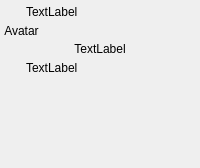
<ui version="4.0" >
 <class>ChatContactBox</class>
 <widget class="QWidget" name="ChatContactBox" >
  <property name="geometry" >
   <rect>
    <x>0</x>
    <y>0</y>
    <width>200</width>
    <height>168</height>
   </rect>
  </property>
  <property name="sizePolicy" >
   <sizepolicy>
    <hsizetype>3</hsizetype>
    <vsizetype>7</vsizetype>
    <horstretch>0</horstretch>
    <verstretch>0</verstretch>
   </sizepolicy>
  </property>
  <property name="windowTitle" >
   <string>Form</string>
  </property>
  <layout class="QVBoxLayout" >
   <property name="margin" >
    <number>4</number>
   </property>
   <property name="spacing" >
    <number>4</number>
   </property>
   <item>
    <layout class="QHBoxLayout" >
     <property name="margin" >
      <number>0</number>
     </property>
     <property name="spacing" >
      <number>6</number>
     </property>
     <item>
      <widget class="IconLabel" name="lb_status" >
       <property name="minimumSize" >
        <size>
         <width>16</width>
         <height>16</height>
        </size>
       </property>
       <property name="maximumSize" >
        <size>
         <width>16</width>
         <height>16</height>
        </size>
       </property>
      </widget>
     </item>
     <item>
      <widget class="QLabel" name="lb_nickname" >
       <property name="sizePolicy" >
        <sizepolicy>
         <hsizetype>7</hsizetype>
         <vsizetype>0</vsizetype>
         <horstretch>0</horstretch>
         <verstretch>0</verstretch>
        </sizepolicy>
       </property>
       <property name="text" >
        <string>TextLabel</string>
       </property>
      </widget>
     </item>
    </layout>
   </item>
   <item>
    <widget class="QLabel" name="avatar" >
     <property name="sizePolicy" >
      <sizepolicy>
       <hsizetype>4</hsizetype>
       <vsizetype>4</vsizetype>
       <horstretch>0</horstretch>
       <verstretch>0</verstretch>
      </sizepolicy>
     </property>
     <property name="text" >
      <string>Avatar</string>
     </property>
     <property name="alignment" >
      <set>Qt::AlignCenter</set>
     </property>
    </widget>
   </item>
   <item>
    <widget class="QLabel" name="lb_PEP" >
     <property name="enabled" >
      <bool>true</bool>
     </property>
     <property name="sizePolicy" >
      <sizepolicy>
       <hsizetype>5</hsizetype>
       <vsizetype>5</vsizetype>
       <horstretch>0</horstretch>
       <verstretch>0</verstretch>
      </sizepolicy>
     </property>
     <property name="text" >
      <string>TextLabel</string>
     </property>
     <property name="textFormat" >
      <enum>Qt::RichText</enum>
     </property>
     <property name="alignment" >
      <set>Qt::AlignCenter</set>
     </property>
     <property name="wordWrap" >
      <bool>true</bool>
     </property>
    </widget>
   </item>
   <item>
    <layout class="QHBoxLayout" >
     <property name="margin" >
      <number>0</number>
     </property>
     <property name="spacing" >
      <number>6</number>
     </property>
     <item>
      <widget class="IconLabel" name="lb_keyIcon" >
       <property name="minimumSize" >
        <size>
         <width>16</width>
         <height>16</height>
        </size>
       </property>
       <property name="maximumSize" >
        <size>
         <width>16</width>
         <height>16</height>
        </size>
       </property>
      </widget>
     </item>
     <item>
      <widget class="QLabel" name="lb_key" >
       <property name="sizePolicy" >
        <sizepolicy>
         <hsizetype>7</hsizetype>
         <vsizetype>0</vsizetype>
         <horstretch>0</horstretch>
         <verstretch>0</verstretch>
        </sizepolicy>
       </property>
       <property name="text" >
        <string>TextLabel</string>
       </property>
      </widget>
     </item>
    </layout>
   </item>
   <item>
    <widget class="RichStatus" native="1" name="rs_statusString" >
     <property name="sizePolicy" >
      <sizepolicy>
       <hsizetype>13</hsizetype>
       <vsizetype>7</vsizetype>
       <horstretch>0</horstretch>
       <verstretch>0</verstretch>
      </sizepolicy>
     </property>
    </widget>
   </item>
  </layout>
 </widget>
 <customwidgets>
  <customwidget>
   <class>IconLabel</class>
   <extends>QLabel</extends>
   <header>iconlabel.h</header>
  </customwidget>
  <customwidget>
   <class>RichStatus</class>
   <extends>QWidget</extends>
   <header>iconlabel.h</header>
  </customwidget>
 </customwidgets>
 <resources/>
 <connections/>
</ui>
